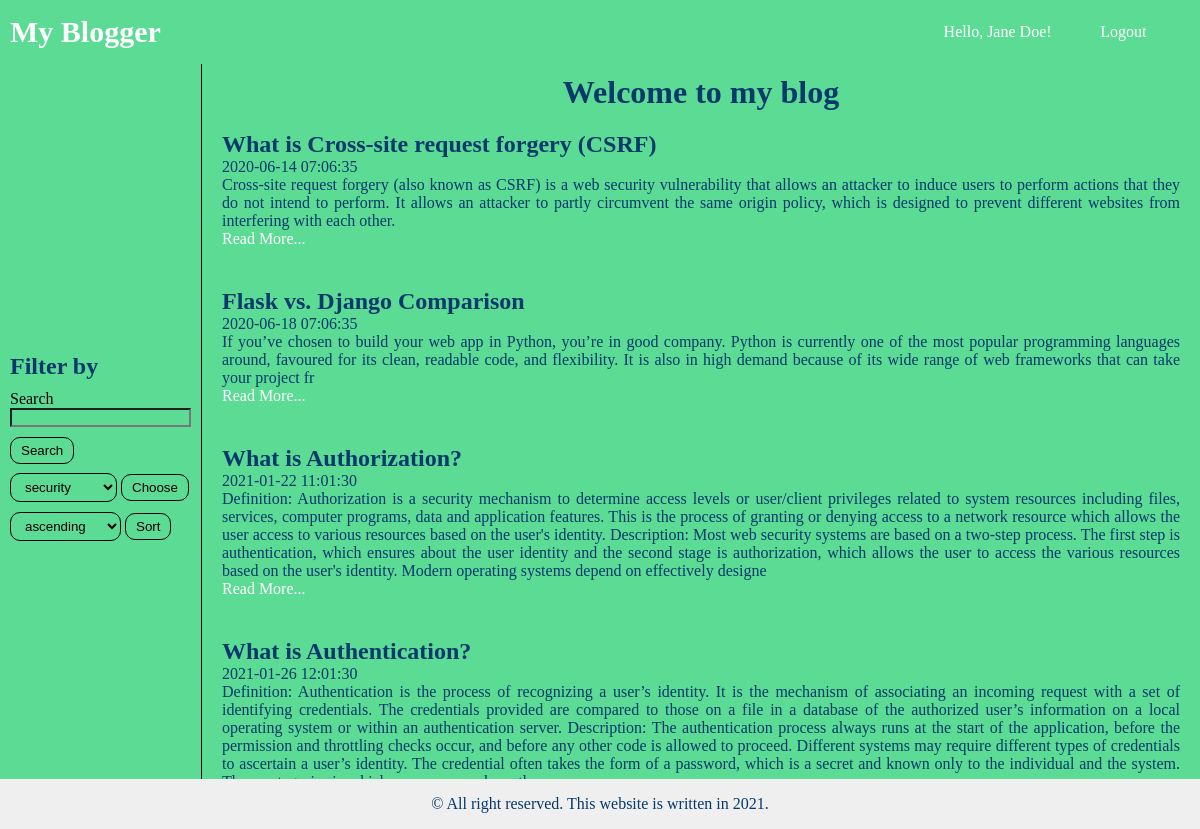
The page /index (signed in) on the database its author committed.
### app/models.py (models this page shows, shortened)
class User(UserMixin, db.Model):
    id = db.Column(db.Integer, primary_key=True)
    firstname = db.Column(db.String(64))
    lastname = db.Column(db.String(64))
    email = db.Column(db.String(120), index=True, unique=True)
    password_hash = db.Column(db.String(128))
    comments = db.relationship('Comment', backref='user', lazy='joined')

class Post(db.Model):
    id = db.Column(db.Integer, primary_key=True)
    title = db.Column(db.String(50))
    body = db.Column(db.String(140))
    timestamp = db.Column(db.TIMESTAMP, index=True, default=datetime.now)
    tags = db.Column(db.String(50))
    comments = db.relationship('Comment', backref='post', lazy='joined')

### app/routes.py (the view)
@app.route('/')
@app.route('/index', methods=['GET', 'POST'])
def index():
    tags = []
    posts = Post.query.order_by(Post.timestamp.asc()).all()
    for post in posts:
        if post.tags not in tags:
            tags.append(post.tags)
    sort_by = request.form.get('sort_by')
    items_tag = request.form.get('tags')
    search = request.form.get('search') if request.form.get('search') else ''
    search = "%{}%".format(search)
    if sort_by == 'descending':
        posts = Post.query.order_by(Post.timestamp.desc()).all()
    elif items_tag is not None:
        posts = Post.query.filter_by(tags=items_tag).all()
    elif search != "%%":
        posts = Post.query.filter(func.lower(Post.title).like(func.lower(search))).all()
    app.logger.info(sort_by)
    app.logger.info(items_tag)
    app.logger.info(search)
    return render_template('index.html', title='Home Page', posts=posts, tags=tags)

### app/models.py (called while the page is built)
@login.user_loader
def load_user(id):
    return User.query.get(int(id))

### app/templates/index.html (shortened to what this page needs)
{% extends 'base.html' %}
{% block style %}
    <link rel="stylesheet" href="{{ url_for('static', filename='styles/index.css') }}">
{% endblock %}
{% block page_title %}
    <h1>Welcome to my blog</h1>
{% endblock %}
{% block sidebar %}
    <h2 style="margin-bottom: 10px;">Filter by</h2>
    <form action="{{ url_for('index') }}" method="post">
        <label for="search">Search</label>
        <input type="text" name="search">
        <button type="submit" style="margin-top: 10px;">Search</button>
    </form>
    <form action="{{ url_for('index') }}" method="post">
        <select name="tags" id="tags">
            {% for tag in tags %}
                <option value="{{ tag }}">{{ tag }}</option>
            {% endfor %}
        </select>
        <button type="submit" style="margin-top: 10px;">Choose</button>
    </form>
    <div class="filter">
        <form action="{{ url_for('index') }}" method="post">
            <select name="sort_by" id="sort_by">
                <option value="ascending">ascending</option>
            </select>
            <button type="submit">Sort</button>
        </form>
    </div>
{% endblock %}
{% block content %}
    {% for post in posts %}
        <div class="post">
            <h2>{{ post.title }}</h2>
            <p>{{ post.timestamp.strftime('%Y-%m-%d %H:%m:%S') }}</p>
            <p>{{ post.body[:-1000] }}</p>
            <a href="posts/{{ post.id }}">Read More...</a>
        </div>
    {% endfor %}
{% endblock %}

### app/templates/base.html (shortened to what this page needs)
<!DOCTYPE html>
<html lang="en">
<head>
    <link rel="stylesheet" href="{{ url_for('static', filename='styles/base.css') }}">
    {% block style %}
    {% endblock %}
</head>
<body>
{% block navbar %}
    <div class="navbar">
        <ul class="navbar-brand">
            <li><a href="{{ url_for('index') }}">My Blogger</a></li>
        </ul>
        <ul class="navbar-nav right">
            {% if current_user.is_anonymous %}
                <li>Hello, Guest!</li>
                <li><a href="{{ url_for('login') }}">Sign in</a></li>
                <li><a href="{{ url_for('register') }}">Register</a></li>
            {% else %}
                <li>Hello, {{ current_user.firstname | capitalize }} {{ current_user.lastname | capitalize }}!</li>
                <li><a href="{{ url_for('logout') }}">Logout</a></li>
            {% endif %}
        </ul>
    </div>
{% endblock %}
<div class="container">
    <div class="container-sidebar-content">
        <div class="sidebar">
            {% block sidebar %}
            {% endblock %}
        </div>
        <div class="content">
            {% block page_title %}
            {% endblock %}
            {% block content %}
            {% endblock %}
        </div>
    </div>
    {% block footer %}
        <footer>
            <p style="background-color: initial;">&copy All right reserved. This website is written in 2021.</p>
        </footer>
    {% endblock %}
</div>
</body>
</html>

### app/static/styles/base.css (style rules this page uses)
* { box-sizing: border-box; margin: 0; padding: 0; background-color: #5CDB95; }
html, body { height: 100%; }
h1 { text-align: center; margin-top: 10px; }
ul { list-style-type: none; }
.navbar { display: flex; flex-direction: row; justify-content: space-between; align-items: center; padding: 15px 5px; }
.navbar .navbar-nav { display: flex; flex-direction: row; justify-content: space-evenly; align-items: center; }
.navbar-brand li { margin-left: 5px; font-size: 30px; font-weight: bold; }
.navbar .navbar-nav.right { min-width: 300px; }
li, a { text-decoration: none; color: white; }
button, select, input[type="submit"] { padding: 5px 10px; border-radius: 10px; box-shadow: none; outline: none; cursor: pointer; border: 1px solid black; }
h1, h2, p { color: #05386B; }
.container { display: flex; flex-direction: column; align-items: center; justify-content: space-evenly; }
footer { position: absolute; right: 0; bottom: 0; left: 0; padding: 1rem; background-color: #efefef; text-align: center; }

### app/static/styles/index.css (style rules this page uses)
.content { display: flex; flex-direction: column; justify-content: center; align-items: center; max-width: 1000px; margin: 0 auto; border-left: 1px solid black; margin-left: 10px; }
.post { margin: 20px; }
.post p { text-align: justify; }
.filter { margin-top: 10px; }
.sidebar { display: flex; flex-direction: column; justify-content: center; align-items: start; margin-left: 10px; }
.container-sidebar-content { display: flex; align-items: center; justify-content: space-between; }

### rows shown on the page
User: firstname "Jane", lastname "Doe"
Post: title "What is Cross-site request forgery (CSRF)", timestamp "2020-06-14 07:06:35", body "Cross-site request forgery (also known as CSRF) is a web security vulnerability that allows an attacker to induce users to perform actions that they do not intend to perform. It allows an attacker to partly circumvent the same origin policy, which is designed to prevent different websites from interfering with each other."
Post: title "Flask vs. Django Comparison", timestamp "2020-06-18 07:06:35", body "If you’ve chosen to build your web app in Python, you’re in good company. Python is currently one of the most popular programming languages around, favoured for its clean, readable code, and flexibility. It is also in high demand because of its wide range of web frameworks that can take your project fr"
Post: title "What is Authorization?", timestamp "2021-01-22 11:01:30", body "Definition: Authorization is a security mechanism to determine access levels or user/client privileges related to system resources including files, services, computer programs, data and application features. This is the process of granting or denying access to a network resource which allows the user access to various resources based on the user's identity. Description: Most web security systems are based on a two-step process. The first step is authentication, which ensures about the user identity and the second stage is authorization, which allows the user to access the various resources based on the user's identity. Modern operating systems depend on effectively designe"
Post: title "What is Authentication?", timestamp "2021-01-26 12:01:30", body "Definition: Authentication is the process of recognizing a user’s identity. It is the mechanism of associating an incoming request with a set of identifying credentials. The credentials provided are compared to those on a file in a database of the authorized user’s information on a local operating system or within an authentication server. Description: The authentication process always runs at the start of the application, before the permission and throttling checks occur, and before any other code is allowed to proceed. Different systems may require different types of credentials to ascertain a user’s identity. The credential often takes the form of a password, which is a secret and known…"

### other values the page prints
form field tags "security"
